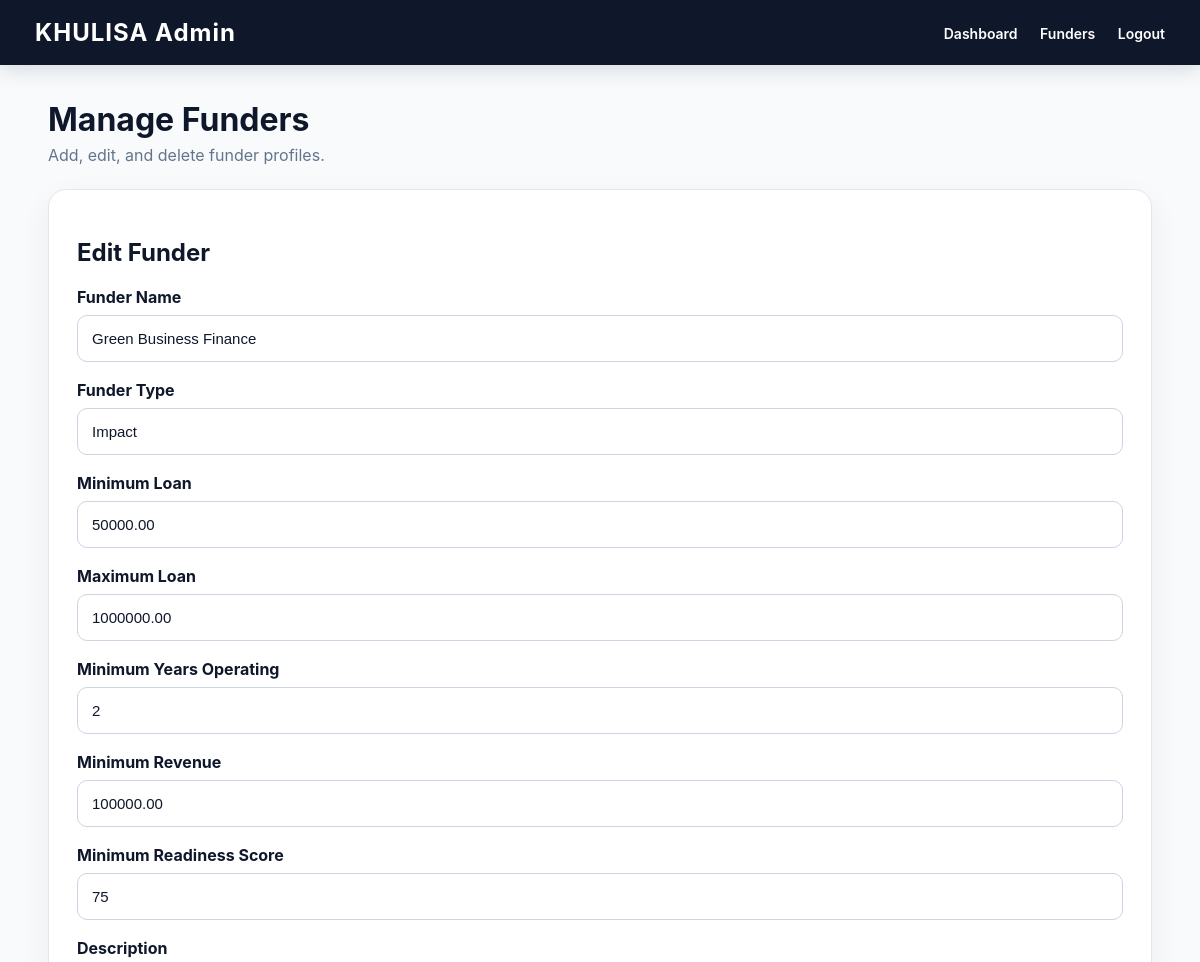
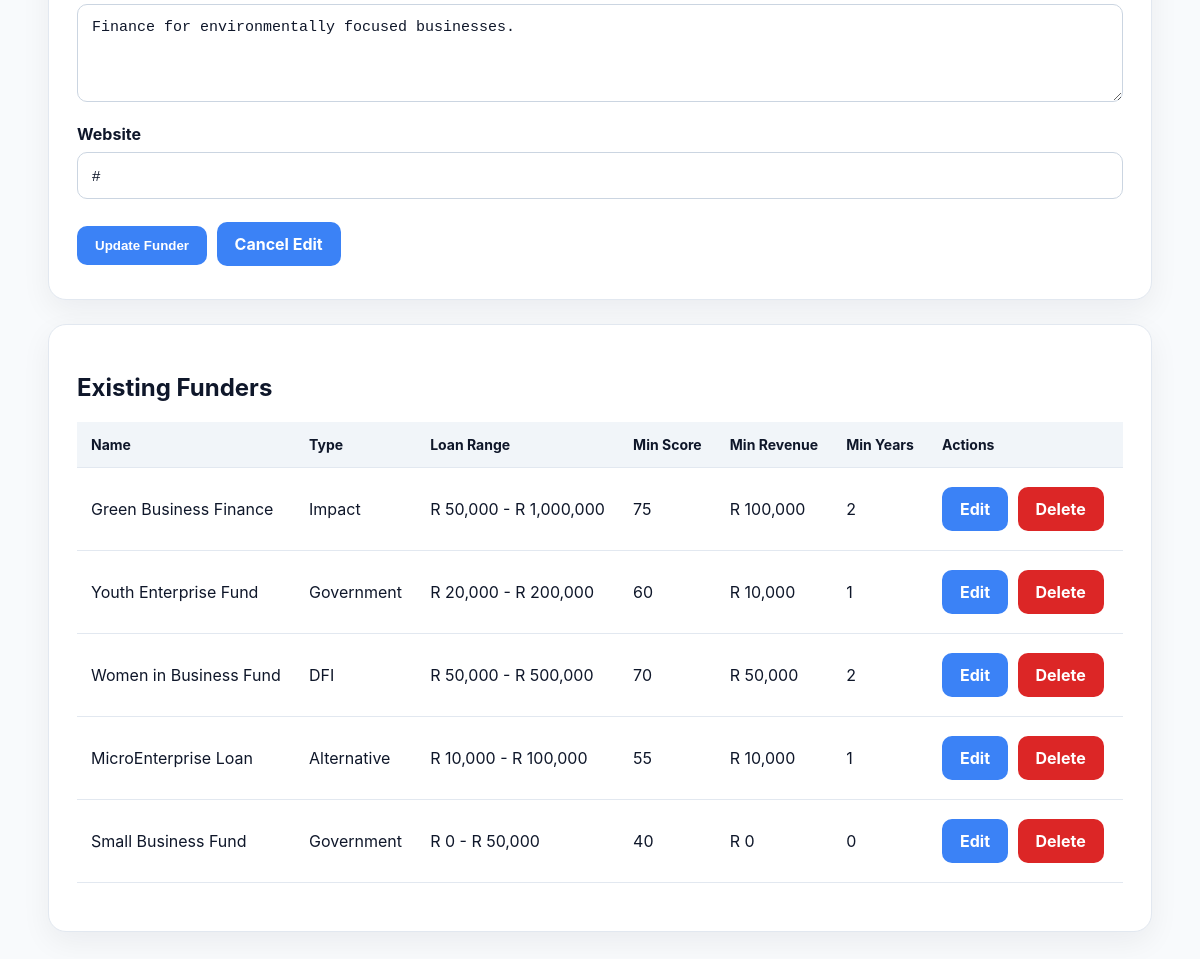
The app's page /admin/funders.php?edit=5 (signed in) with its own data (2 pictures, top to bottom).
### tables this page shows
CREATE TABLE funders (
    funder_id INT AUTO_INCREMENT PRIMARY KEY,
    funder_name VARCHAR(150) NOT NULL,
    funder_type VARCHAR(100),
    min_loan DECIMAL(12,2),
    max_loan DECIMAL(12,2),
    min_years INT DEFAULT 0,
    min_revenue DECIMAL(12,2) DEFAULT 0,
    min_score INT DEFAULT 0,
    description TEXT,
    website VARCHAR(255)
);

### includes/functions.php (called while the page is built, shortened)
<?php
function clean($value) {
    return htmlspecialchars(trim($value), ENT_QUOTES, "UTF-8");
}
?>

### admin/funders.php (the view, shortened to what this page needs)
<?php
require_once __DIR__ . "/../includes/auth.php";
require_once __DIR__ . "/../includes/functions.php";
$edit_funder = null;
if (isset($_GET["edit"])) {
    $id = (int) $_GET["edit"];
    $stmt = $conn->prepare("SELECT * FROM funders WHERE funder_id = ?");
    $stmt->bind_param("i", $id);
    $stmt->execute();
    $edit_funder = $stmt->get_result()->fetch_assoc();
}
$funders = $conn->query("SELECT * FROM funders ORDER BY funder_id DESC");
?>
<!DOCTYPE html>
<html>
<head>
    <link rel="stylesheet" href="../css/style.css">
</head>
<body>
<nav>
    <h2>KHULISA Admin</h2>
    <div>
        <a href="dashboard.php">Dashboard</a>
        <a href="funders.php">Funders</a>
        <a href="../logout.php">Logout</a>
    </div>
</nav>
<div class="container">
    <div class="page-title">
        <h1>Manage Funders</h1>
        <p>Add, edit, and delete funder profiles.</p>
    </div>
    <div class="card">
        <h2><?php echo $edit_funder ? "Edit Funder" : "Add New Funder"; ?></h2>
        <form method="POST">
            <label>Funder Name</label>
            <input type="text" name="funder_name" required
                   value="<?php echo clean($edit_funder["funder_name"] ?? ""); ?>">
            <label>Funder Type</label>
            <input type="text" name="funder_type" required
                   value="<?php echo clean($edit_funder["funder_type"] ?? ""); ?>">
            <label>Minimum Loan</label>
            <input type="number" step="0.01" name="min_loan" required
                   value="<?php echo $edit_funder["min_loan"] ?? 0; ?>">
            <label>Maximum Loan</label>
            <input type="number" step="0.01" name="max_loan" required
                   value="<?php echo $edit_funder["max_loan"] ?? 0; ?>">
            <label>Minimum Years Operating</label>
            <input type="number" name="min_years" required
                   value="<?php echo $edit_funder["min_years"] ?? 0; ?>">
            <label>Minimum Revenue</label>
            <input type="number" step="0.01" name="min_revenue" required
                   value="<?php echo $edit_funder["min_revenue"] ?? 0; ?>">
            <label>Minimum Readiness Score</label>
            <input type="number" name="min_score" min="0" max="100" required
                   value="<?php echo $edit_funder["min_score"] ?? 0; ?>">
            <label>Description</label>
            <textarea name="description" rows="4"><?php echo clean($edit_funder["description"] ?? ""); ?></textarea>
            <label>Website</label>
            <input type="text" name="website"
                   value="<?php echo clean($edit_funder["website"] ?? "#"); ?>">
            <?php if ($edit_funder): ?>
                <button name="update_funder">Update Funder</button>
                <a class="btn-link" href="funders.php">Cancel Edit</a>
            <?php else: ?>
                <button name="add_funder">Add Funder</button>
            <?php endif; ?>
        </form>
    </div>
    <div class="card">
        <h2>Existing Funders</h2>
        <table class="data-table">
            <thead>
                <tr>
                    <th>Name</th>
                    <th>Type</th>
                    <th>Loan Range</th>
                    <th>Min Score</th>
                    <th>Min Revenue</th>
                    <th>Min Years</th>
                    <th>Actions</th>
                </tr>
            </thead>
            <tbody>
                <?php while ($funder = $funders->fetch_assoc()): ?>
                    <tr>
                        <td><?php echo clean($funder["funder_name"]); ?></td>
                        <td><?php echo clean($funder["funder_type"]); ?></td>
                        <td>
                            R <?php echo number_format($funder["min_loan"], 0); ?>
                            -
                            R <?php echo number_format($funder["max_loan"], 0); ?>
                        </td>
                        <td><?php echo $funder["min_score"]; ?></td>
                        <td>R <?php echo number_format($funder["min_revenue"], 0); ?></td>
                        <td><?php echo $funder["min_years"]; ?></td>
                        <td>
                            <a class="btn-link" href="funders.php?edit=<?php echo $funder["funder_id"]; ?>">
                                Edit
                            </a>
                            <a class="btn-link danger"
                               href="funders.php?delete=<?php echo $funder["funder_id"]; ?>"
                               onclick="return confirm('Delete this funder?');">
                                Delete
                            </a>
                        </td>
                    </tr>
                <?php endwhile; ?>
            </tbody>
        </table>
    </div>
</div>
</body>
</html>

### css/style.css (style rules this page uses)
:root { --primary: #0F172A; --secondary: #1E293B; --accent: #3B82F6; --accent-hover: #2563EB; --background: #F8FAFC; --card: #FFFFFF; --text: #0F172A; --muted: #64748B; --border: #E2E8F0; --danger: #DC2626; --danger-hover: #991B1B; --warning-bg: #FEF3C7; --warning-text: #92400E; --success-bg: #DBEAFE; --success-text: #1E40AF; }
* { box-sizing: border-box; }
body { margin: 0; font-family: Inter, "Segoe UI", Arial, sans-serif; background: var(--background); color: var(--text); }
nav { background: var(--primary); color: white; padding: 18px 35px; display: flex; justify-content: space-between; align-items: center; box-shadow: 0 4px 20px rgba(15, 23, 42, 0.15); }
nav h2 { margin: 0; font-size: 24px; font-weight: 700; letter-spacing: 1px; }
nav a { color: white; text-decoration: none; margin-left: 18px; font-weight: 600; font-size: 14px; transition: 0.25s; }
.container { width: 92%; max-width: 1180px; margin: 35px auto; }
.page-title { margin-bottom: 24px; }
.page-title h1 { margin: 0 0 6px; font-size: 32px; color: var(--primary); }
.page-title p { color: var(--muted); margin: 0; }
.card { background: var(--card); border-radius: 18px; padding: 28px; box-shadow: 0 10px 30px rgba(15, 23, 42, 0.06); margin-bottom: 24px; border: 1px solid var(--border); }
.card h2, .card h3 { color: var(--primary); }
input, select, textarea { width: 100%; padding: 14px; margin: 8px 0 18px; border: 1px solid #CBD5E1; border-radius: 10px; font-size: 15px; background: white; color: var(--text); }
textarea { resize: vertical; }
label { font-weight: 700; color: var(--primary); }
button, .btn-link { display: inline-block; background: var(--accent); color: white; border: none; padding: 12px 18px; border-radius: 10px; text-decoration: none; cursor: pointer; font-weight: 700; margin: 5px 5px 5px 0; transition: 0.25s; }
.data-table { width: 100%; border-collapse: collapse; margin: 20px 0; background: white; }
.data-table th, .data-table td { padding: 14px; border-bottom: 1px solid var(--border); text-align: left; }
.data-table th { background: #F1F5F9; color: var(--primary); font-size: 14px; }
.data-table td { color: var(--text); }
.danger { background: var(--danger); }

### records on screen
funders: funder_name "Green Business Finance", funder_type "Impact", min_loan "50000.00", max_loan "1000000.00", min_years "2", min_revenue "100000.00", min_score "75", description "Finance for environmentally focused businesses.", website "#", min_loan "50,000", max_loan "1,000,000", min_revenue "100,000"
funders: funder_name "Youth Enterprise Fund", funder_type "Government", min_loan "20,000", max_loan "200,000", min_score "60", min_revenue "10,000", min_years "1"
funders: funder_name "Women in Business Fund", funder_type "DFI", min_loan "50,000", max_loan "500,000", min_score "70", min_revenue "50,000", min_years "2"
funders: funder_name "MicroEnterprise Loan", funder_type "Alternative", min_loan "10,000", max_loan "100,000", min_score "55", min_revenue "10,000", min_years "1"
funders: funder_name "Small Business Fund", funder_type "Government", min_loan "0", max_loan "50,000", min_score "40", min_revenue "0", min_years "0"
